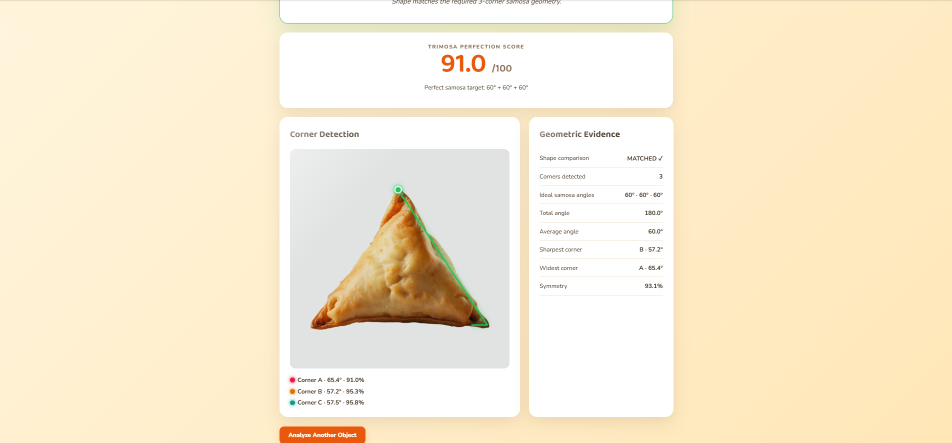
#> input picture image1.png, 1904 x 885 px (shown at 1/2 size)
$ python -i analyzer.py   (imports and definitions only)
#> lines starting #> are read from the running program, lines starting #| are printed output that depends on the picture
#> further down, picture is the input picture: shape (885, 1904, 3); mean B, G, R 211.1, 235.8, 248.3
import cv2
import math
import random
import numpy as np


# ============================================================
# SETTINGS
# ============================================================

MAX_DIMENSION = 1200

IDEAL_SAMOSA_ANGLE = 60.0

# A genuine corner must remain sharp even when examined
# at several different contour scales.
MAX_CORNER_ANGLE = 138.0

# Very weak/shallow turns are ignored.
MIN_CORNER_STRENGTH = 30.0

# Maximum corners we ever report.
MAX_CORNERS = 10


# ============================================================
# FUN MESSAGES
# ============================================================

SAMOSA_MESSAGES = [
    "Three genuine corners detected. Samosa geometry confirmed.",
    "Triangle detected. The snack has passed geometric inspection.",
    "Three corners reported for duty.",
    "Samosa-shaped geometry successfully identified."
]


NO_CORNER_MESSAGES = [
    "No genuine sharp corners detected.",
    "Smooth shape detected. No major corners found.",
    "This object prefers curves over corners.",
    "No significant geometric corners were found."
]


# ============================================================
# BASIC GEOMETRY
# ============================================================

def distance(a, b):
    return float(
        np.linalg.norm(
            a - b
        )
    )


def angle_between(a, center, b):
    """
    Return angle A-C-B in degrees.
    """

    vector1 = a - center
    vector2 = b - center

    length1 = np.linalg.norm(vector1)
    length2 = np.linalg.norm(vector2)

    if length1 < 1e-8 or length2 < 1e-8:
        return 180.0

    cosine = np.dot(
        vector1,
        vector2
    ) / (
        length1 *
        length2
    )

    cosine = np.clip(
        cosine,
        -1.0,
        1.0
    )

    return math.degrees(
        math.acos(cosine)
    )


def order_clockwise(points):
    """
    Order points around their center.
    The highest corner becomes A.
    """

    if len(points) == 0:
        return points

    center = np.mean(
        points,
        axis=0
    )

    directions = np.arctan2(
        points[:, 1] - center[1],
        points[:, 0] - center[0]
    )

    order = np.argsort(
        directions
    )

    ordered = points[
        order
    ]

    top_index = int(
        np.argmin(
            ordered[:, 1]
        )
    )

    return np.roll(
        ordered,
        -top_index,
        axis=0
    )


# ============================================================
# IMAGE MASKS
# ============================================================

def clean_mask(mask):
    """
    Remove small noise and close tiny gaps.
    """

    kernel_small = np.ones(
        (3, 3),
        np.uint8
    )

    kernel_large = np.ones(
        (7, 7),
        np.uint8
    )

    mask = cv2.morphologyEx(
        mask,
        cv2.MORPH_OPEN,
        kernel_small,
        iterations=1
    )

    mask = cv2.morphologyEx(
        mask,
        cv2.MORPH_CLOSE,
        kernel_large,
        iterations=2
    )

    return mask


def generate_masks(image):
    """
    Try multiple ways to separate food from background.

    Using several masks makes the project work with more
    photographs instead of relying on one threshold method.
    """

    masks = []

    # --------------------------------------------------------
    # GRAYSCALE
    # --------------------------------------------------------

    gray = cv2.cvtColor(
        image,
        cv2.COLOR_BGR2GRAY
    )

    gray = cv2.GaussianBlur(
        gray,
        (7, 7),
        0
    )

    _, otsu = cv2.threshold(
        gray,
        0,
        255,
        cv2.THRESH_BINARY +
        cv2.THRESH_OTSU
    )

    masks.append(
        clean_mask(otsu)
    )

    masks.append(
        clean_mask(
            cv2.bitwise_not(
                otsu
            )
        )
    )

    # --------------------------------------------------------
    # HSV SATURATION
    #
    # Food is often more colourful than a white/gray
    # background or plate.
    # --------------------------------------------------------

    hsv = cv2.cvtColor(
        image,
        cv2.COLOR_BGR2HSV
    )

    saturation = hsv[:, :, 1]

    _, saturated = cv2.threshold(
        saturation,
        45,
        255,
        cv2.THRESH_BINARY
    )

    masks.append(
        clean_mask(
            saturated
        )
    )

    # --------------------------------------------------------
    # HSV SATURATION + VALUE
    # --------------------------------------------------------

    value = hsv[:, :, 2]

    sat_mask = (
        saturation > 35
    ).astype(
        np.uint8
    ) * 255

    value_mask = (
        value < 245
    ).astype(
        np.uint8
    ) * 255

    combined = cv2.bitwise_and(
        sat_mask,
        value_mask
    )

    masks.append(
        clean_mask(
            combined
        )
    )

    # --------------------------------------------------------
    # EDGES
    # --------------------------------------------------------

    edges = cv2.Canny(
        gray,
        45,
        140
    )

    edge_kernel = np.ones(
        (7, 7),
        np.uint8
    )

    edges = cv2.morphologyEx(
        edges,
        cv2.MORPH_CLOSE,
        edge_kernel,
        iterations=2
    )

    masks.append(
        edges
    )

    return masks


# ============================================================
# SELECT MAIN FOOD OBJECT
# ============================================================

def contour_touches_frame(
    contour,
    width,
    height
):
    x, y, w, h = cv2.boundingRect(
        contour
    )

    touches = 0

    if x <= 2:
        touches += 1

    if y <= 2:
        touches += 1

    if x + w >= width - 2:
        touches += 1

    if y + h >= height - 2:
        touches += 1

    return touches >= 3


def contour_circularity(contour):
    """
    Circle ≈ 1.0
    Irregular / elongated shape = lower value
    """

    area = cv2.contourArea(
        contour
    )

    perimeter = cv2.arcLength(
        contour,
        True
    )

    if perimeter <= 0:
        return 0.0

    value = (
        4 *
        math.pi *
        area
        /
        (
            perimeter *
            perimeter
        )
    )

    return float(
        np.clip(
            value,
            0,
            1
        )
    )


def find_main_contour(image):

    height, width = (
        image.shape[:2]
    )

    image_area = float(
        width *
        height
    )

    candidates = []

    for mask in generate_masks(
        image
    ):

        contours, _ = cv2.findContours(
            mask,
            cv2.RETR_EXTERNAL,
            cv2.CHAIN_APPROX_NONE
        )

        for contour in contours:

            area = cv2.contourArea(
                contour
            )

            if area < (
                image_area *
                0.006
            ):
                continue

            if area > (
                image_area *
                0.90
            ):
                continue

            if contour_touches_frame(
                contour,
                width,
                height
            ):
                continue

            perimeter = cv2.arcLength(
                contour,
                True
            )

            if perimeter < 80:
                continue

            x, y, w, h = cv2.boundingRect(
                contour
            )

            if w < 25 or h < 25:
                continue

            # ----------------------------------------------
            # Central objects are slightly preferred.
            # ----------------------------------------------

            moments = cv2.moments(
                contour
            )

            if moments["m00"] > 0:

                cx = (
                    moments["m10"] /
                    moments["m00"]
                )

                cy = (
                    moments["m01"] /
                    moments["m00"]
                )

            else:

                cx = x + w / 2
                cy = y + h / 2

            image_cx = width / 2
            image_cy = height / 2

            center_distance = math.sqrt(
                (
                    cx -
                    image_cx
                ) ** 2
                +
                (
                    cy -
                    image_cy
                ) ** 2
            )

            maximum_distance = math.sqrt(
                image_cx ** 2 +
                image_cy ** 2
            )

            centrality = max(
                0,
                1 -
                (
                    center_distance /
                    maximum_distance
                )
            )

            # Big coherent objects are preferred.
            score = (
                math.sqrt(area)
                *
                (
                    0.75 +
                    0.25 *
                    centrality
                )
            )

            candidates.append(
                (
                    score,
                    contour
                )
            )

    if not candidates:
        return None

    candidates.sort(
        key=lambda item:
            item[0],
        reverse=True
    )

    return candidates[0][1]


# ============================================================
# CONTOUR RESAMPLING
# ============================================================

def resample_contour(
    contour,
    number_of_points=220
):
    """
    Convert an uneven OpenCV contour into evenly spaced points.
    """

    points = contour.reshape(
        -1,
        2
    ).astype(
        np.float64
    )

    if len(points) < 4:
        return points

    closed = np.vstack(
        [
            points,
            points[0]
        ]
    )

    segment_lengths = np.linalg.norm(
        np.diff(
            closed,
            axis=0
        ),
        axis=1
    )

    cumulative = np.concatenate(
        [
            [0.0],
            np.cumsum(
                segment_lengths
            )
        ]
    )

    perimeter = cumulative[-1]

    if perimeter <= 0:
        return points

    sample_locations = np.linspace(
        0,
        perimeter,
        number_of_points,
        endpoint=False
    )

    result = []

    for location in sample_locations:

        index = (
            np.searchsorted(
                cumulative,
                location,
                side="right"
            )
            -
            1
        )

        index = min(
            index,
            len(points) - 1
        )

        length = segment_lengths[
            index
        ]

        if length <= 1e-8:

            result.append(
                closed[index]
            )

            continue

        fraction = (
            location -
            cumulative[index]
        ) / length

        point = (
            closed[index]
            +
            fraction
            *
            (
                closed[index + 1]
                -
                closed[index]
            )
        )

        result.append(
            point
        )

    return np.array(
        result,
        dtype=np.float64
    )


def smooth_points(points):
    """
    Remove tiny fried-food texture bumps while preserving
    large geometric corners.
    """

    if len(points) < 10:
        return points

    radius = 3

    smoothed = []

    count = len(points)

    for i in range(count):

        nearby = []

        for offset in range(
            -radius,
            radius + 1
        ):

            nearby.append(
                points[
                    (
                        i +
                        offset
                    )
                    %
                    count
                ]
            )

        smoothed.append(
            np.mean(
                nearby,
                axis=0
            )
        )

    return np.array(
        smoothed,
        dtype=np.float64
    )


# ============================================================
# MULTI-SCALE CORNER DETECTION
# ============================================================

def corner_measurements(points):
    """
    Find corners that remain sharp at several measurement
    distances.

    A small crispy bump may look sharp at one tiny scale,
    but disappears when measured more broadly.

    A genuine samosa corner stays sharp at every scale.
    """

    count = len(points)

    if count < 20:
        return []

    scale_steps = [
        max(
            4,
            int(
                count *
                0.025
            )
        ),

        max(
            6,
            int(
                count *
                0.045
            )
        ),

        max(
            8,
            int(
                count *
                0.070
            )
        )
    ]

    candidates = []

    for i in range(count):

        angles = []

        for step in scale_steps:

            before = points[
                (
                    i -
                    step
                )
                %
                count
            ]

            center = points[i]

            after = points[
                (
                    i +
                    step
                )
                %
                count
            ]

            angle = angle_between(
                before,
                center,
                after
            )

            angles.append(
                angle
            )

        median_angle = float(
            np.median(
                angles
            )
        )

        maximum_angle = max(
            angles
        )

        strength = (
            180.0 -
            median_angle
        )

        # --------------------------------------------------
        # Genuine corners must remain reasonably sharp at
        # every measurement scale.
        # --------------------------------------------------

        if (
            median_angle <=
            MAX_CORNER_ANGLE
            and
            maximum_angle <=
            150.0
            and
            strength >=
            MIN_CORNER_STRENGTH
        ):

            candidates.append(
                {
                    "index": i,
                    "point": points[i],
                    "local_angle":
                        median_angle,
                    "strength":
                        strength
                }
            )

    return candidates


def suppress_nearby_corners(
    candidates,
    contour
):
    """
    Many neighboring contour points can represent the same
    physical corner. Keep only the strongest one.
    """

    if not candidates:
        return []

    perimeter = cv2.arcLength(
        contour,
        True
    )

    minimum_distance = max(
        18.0,
        perimeter *
        0.075
    )

    candidates = sorted(
        candidates,
        key=lambda item:
            item["strength"],
        reverse=True
    )

    accepted = []

    for candidate in candidates:

        candidate_point = candidate[
            "point"
        ]

        duplicate = False

        for existing in accepted:

            if distance(
                candidate_point,
                existing["point"]
            ) < minimum_distance:

                duplicate = True
                break

        if not duplicate:

            accepted.append(
                candidate
            )

        if (
            len(accepted)
            >=
            MAX_CORNERS
        ):
            break

    return accepted


# ============================================================
# ROUND / SMOOTH SHAPE CHECK
# ============================================================

def should_be_considered_smooth(
    contour,
    detected_corners
):
    """
    Important logic for cutlets, cookies and other rounded food.

    A rough circular edge can have tiny bumps, but those should
    not become six fake corners.
    """

    circularity = contour_circularity(
        contour
    )

    area = cv2.contourArea(
        contour
    )

    if area <= 0:
        return True

    x, y, w, h = cv2.boundingRect(
        contour
    )

    aspect_ratio = (
        min(
            w,
            h
        )
        /
        max(
            w,
            h
        )
    )

    # --------------------------------------------------------
    # A nearly round object should be treated as cornerless
    # unless there are a few VERY strong corners.
    # --------------------------------------------------------

    if (
        circularity >= 0.74
        and
        aspect_ratio >= 0.72
    ):

        strong = [
            corner
            for corner
            in detected_corners
            if corner[
                "local_angle"
            ] <= 105
        ]

        if len(
            strong
        ) < 3:

            return True

    return False


# ============================================================
# DETECT MAJOR CORNERS
# ============================================================

def detect_major_corners(contour):

    # Convex hull removes most crispy inward/outward texture.
    hull = cv2.convexHull(
        contour
    )

    sampled = resample_contour(
        hull,
        240
    )

    sampled = smooth_points(
        sampled
    )

    raw_candidates = (
        corner_measurements(
            sampled
        )
    )

    detected = (
        suppress_nearby_corners(
            raw_candidates,
            hull
        )
    )

    if should_be_considered_smooth(
        contour,
        detected
    ):

        return []

    return detected


# ============================================================
# POLYGON ANGLES
# ============================================================

def polygon_angles(points):

    count = len(points)

    if count < 3:

        return [
            0.0
            for _ in range(
                count
            )
        ]

    angles = []

    for i in range(count):

        previous = points[
            (
                i -
                1
            )
            %
            count
        ]

        current = points[i]

        following = points[
            (
                i +
                1
            )
            %
            count
        ]

        angle = angle_between(
            previous,
            current,
            following
        )

        angles.append(
            angle
        )

    return angles


# ============================================================
# CORNER QUALITY / PERFECTION
# ============================================================

# [54 lines left out: function generic_corner_perfection, not called in this run]


def samosa_corner_perfection(
    angle
):
    """
    Samosa specifically wants 60 degrees.
    """

    difference = abs(
        angle -
        IDEAL_SAMOSA_ANGLE
    )

    score = (
        100.0 -
        (
            difference /
            60.0
        )
        *
        100.0
    )

    return float(
        np.clip(
            score,
            0,
            100
        )
    )


def samosa_score(angles):

    if len(angles) != 3:
        return None

    average_deviation = (
        sum(
            abs(
                angle -
                60.0
            )
            for angle
            in angles
        )
        /
        3.0
    )

    score = (
        100.0 -
        average_deviation *
        2.5
    )

    return float(
        np.clip(
            score,
            0,
            100
        )
    )


# ============================================================
# MAIN ANALYSIS
# ============================================================

def analyze(image):

    original_height, original_width = (
        image.shape[:2]
    )

    working = image.copy()

    scale = 1.0

    largest_dimension = max(
        original_width,
        original_height
    )

    # --------------------------------------------------------
    # RESIZE
    # --------------------------------------------------------

    if (
        largest_dimension >
        MAX_DIMENSION
    ):

        scale = (
            MAX_DIMENSION /
            float(
                largest_dimension
            )
        )

        new_width = int(
            original_width *
            scale
        )

        new_height = int(
            original_height *
            scale
        )

        working = cv2.resize(
            working,
            (
                new_width,
                new_height
            ),
            interpolation=cv2.INTER_AREA
        )
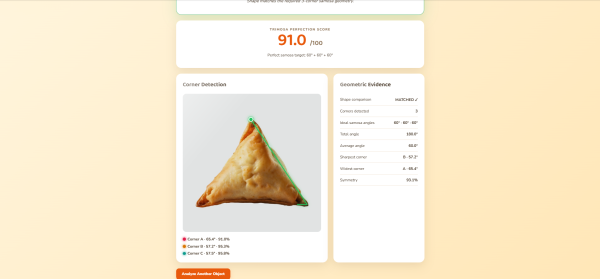
#> working: shape (557, 1200, 3) (shown at 1/2 size); mean B, G, R 211.1, 235.8, 248.3

    # --------------------------------------------------------
    # FIND FOOD
    # --------------------------------------------------------

    contour = find_main_contour(
        working
    )
#> in generate_masks, `gray = cv2.cvtColor( image, cv2.COLOR_BGR2GRAY )`:
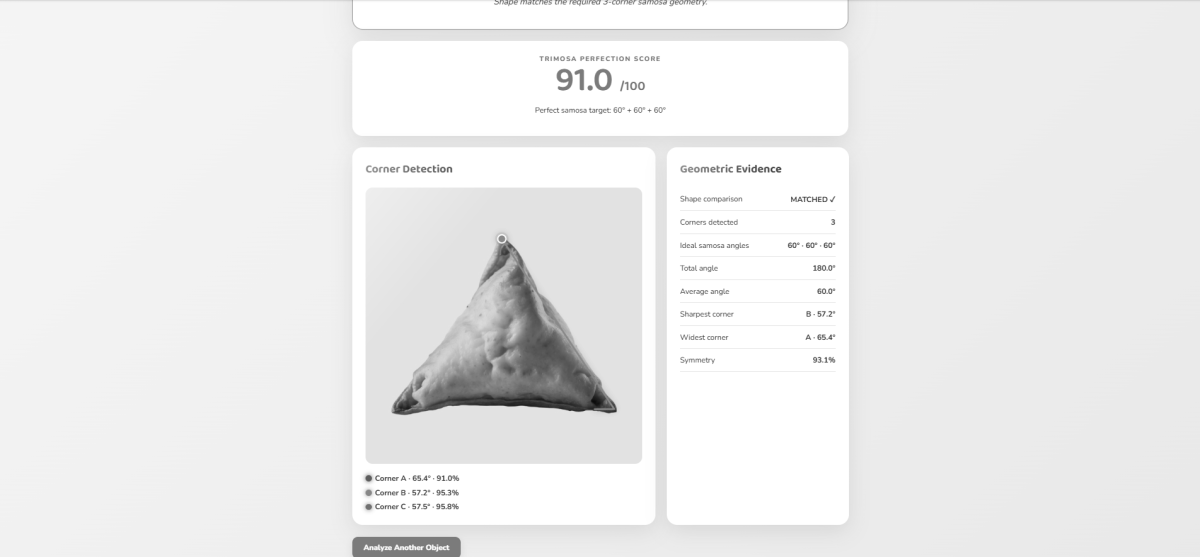
#> gray: shape (557, 1200); min 11, max 255, mean 236.7
#> (the rest of the program and of its run is left out)
